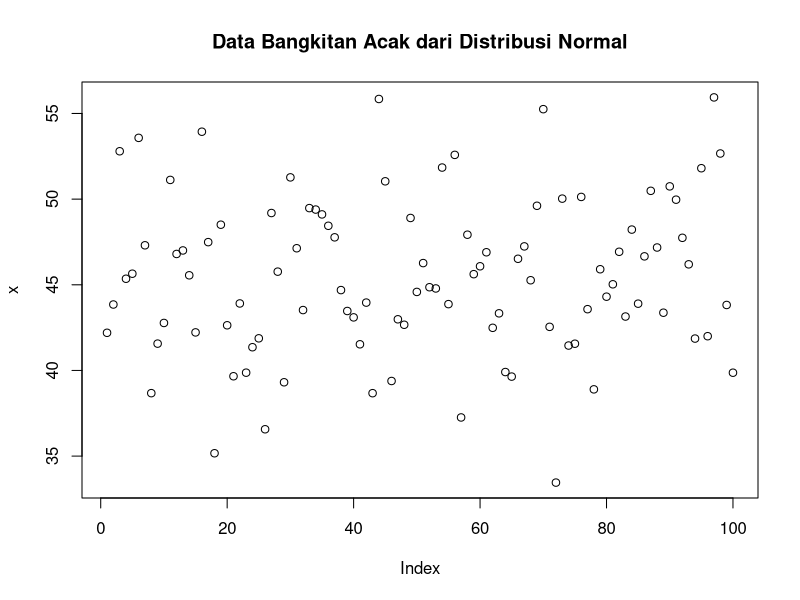
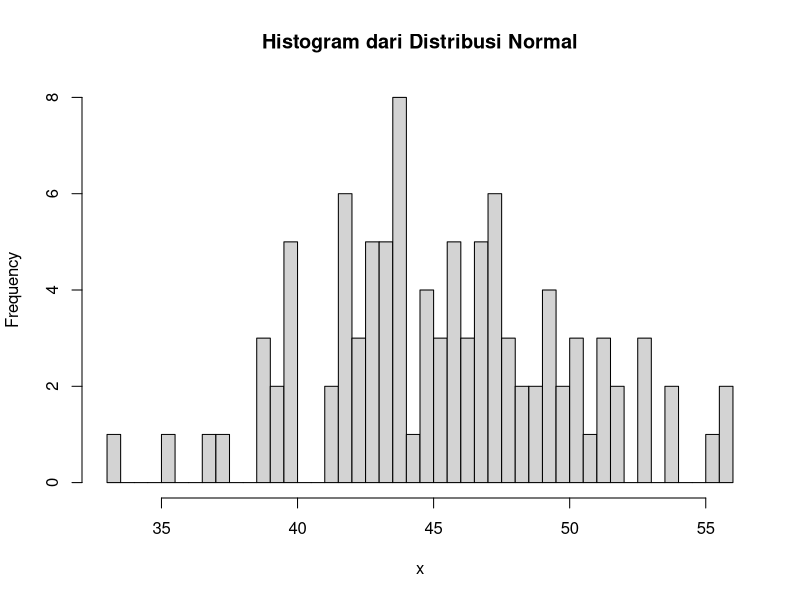

These figures' R source, in order:
# Author: Alfan Lukeyan Rizki - 5025211046
# Class: Probability and Statistics(C)
# Description: No. 4 - Modul I Probability Distribution

# Parameter
n <- 100
mean <- 45
sd <- 5

# Bangkitkan data acak dari distribusi Normal
set.seed(123)
x <- rnorm(n, mean, sd)

# a. Fungsi probabilitas dari distribusi Normal P(X1 ≤ x ≤ X2)
X1 <- floor(mean)
X2 <- ceiling(mean)
p <- pnorm(X2, mean, sd) - pnorm(X1, mean, sd)
cat("a. Fungsi probabilitas dari distribusi Normal P(", X1, "≤ x ≤", X2, ") adalah", p, "\n")

# Hitung z-score
z1 <- (X1 - mean) / sd
z2 <- (X2 - mean) / sd
cat("z-score untuk", X1, "adalah", z1, "dan untuk", X2, "adalah", z2, "\n")

# Plot data bangkitan acak
plot(x, main="Data Bangkitan Acak dari Distribusi Normal", xlab="Index", ylab="x")

# b. Histogram dari distribusi Normal dengan breaks 50
hist(x, breaks=50, main="Histogram dari Distribusi Normal", xlab="x")

# c. Nilai varian (σ2) dari hasil data bangkitan acak distribusi Normal
variance <- var(x)
cat("c. Nilai varian dari hasil data bangkitan acak distribusi Normal adalah", variance, "\n")